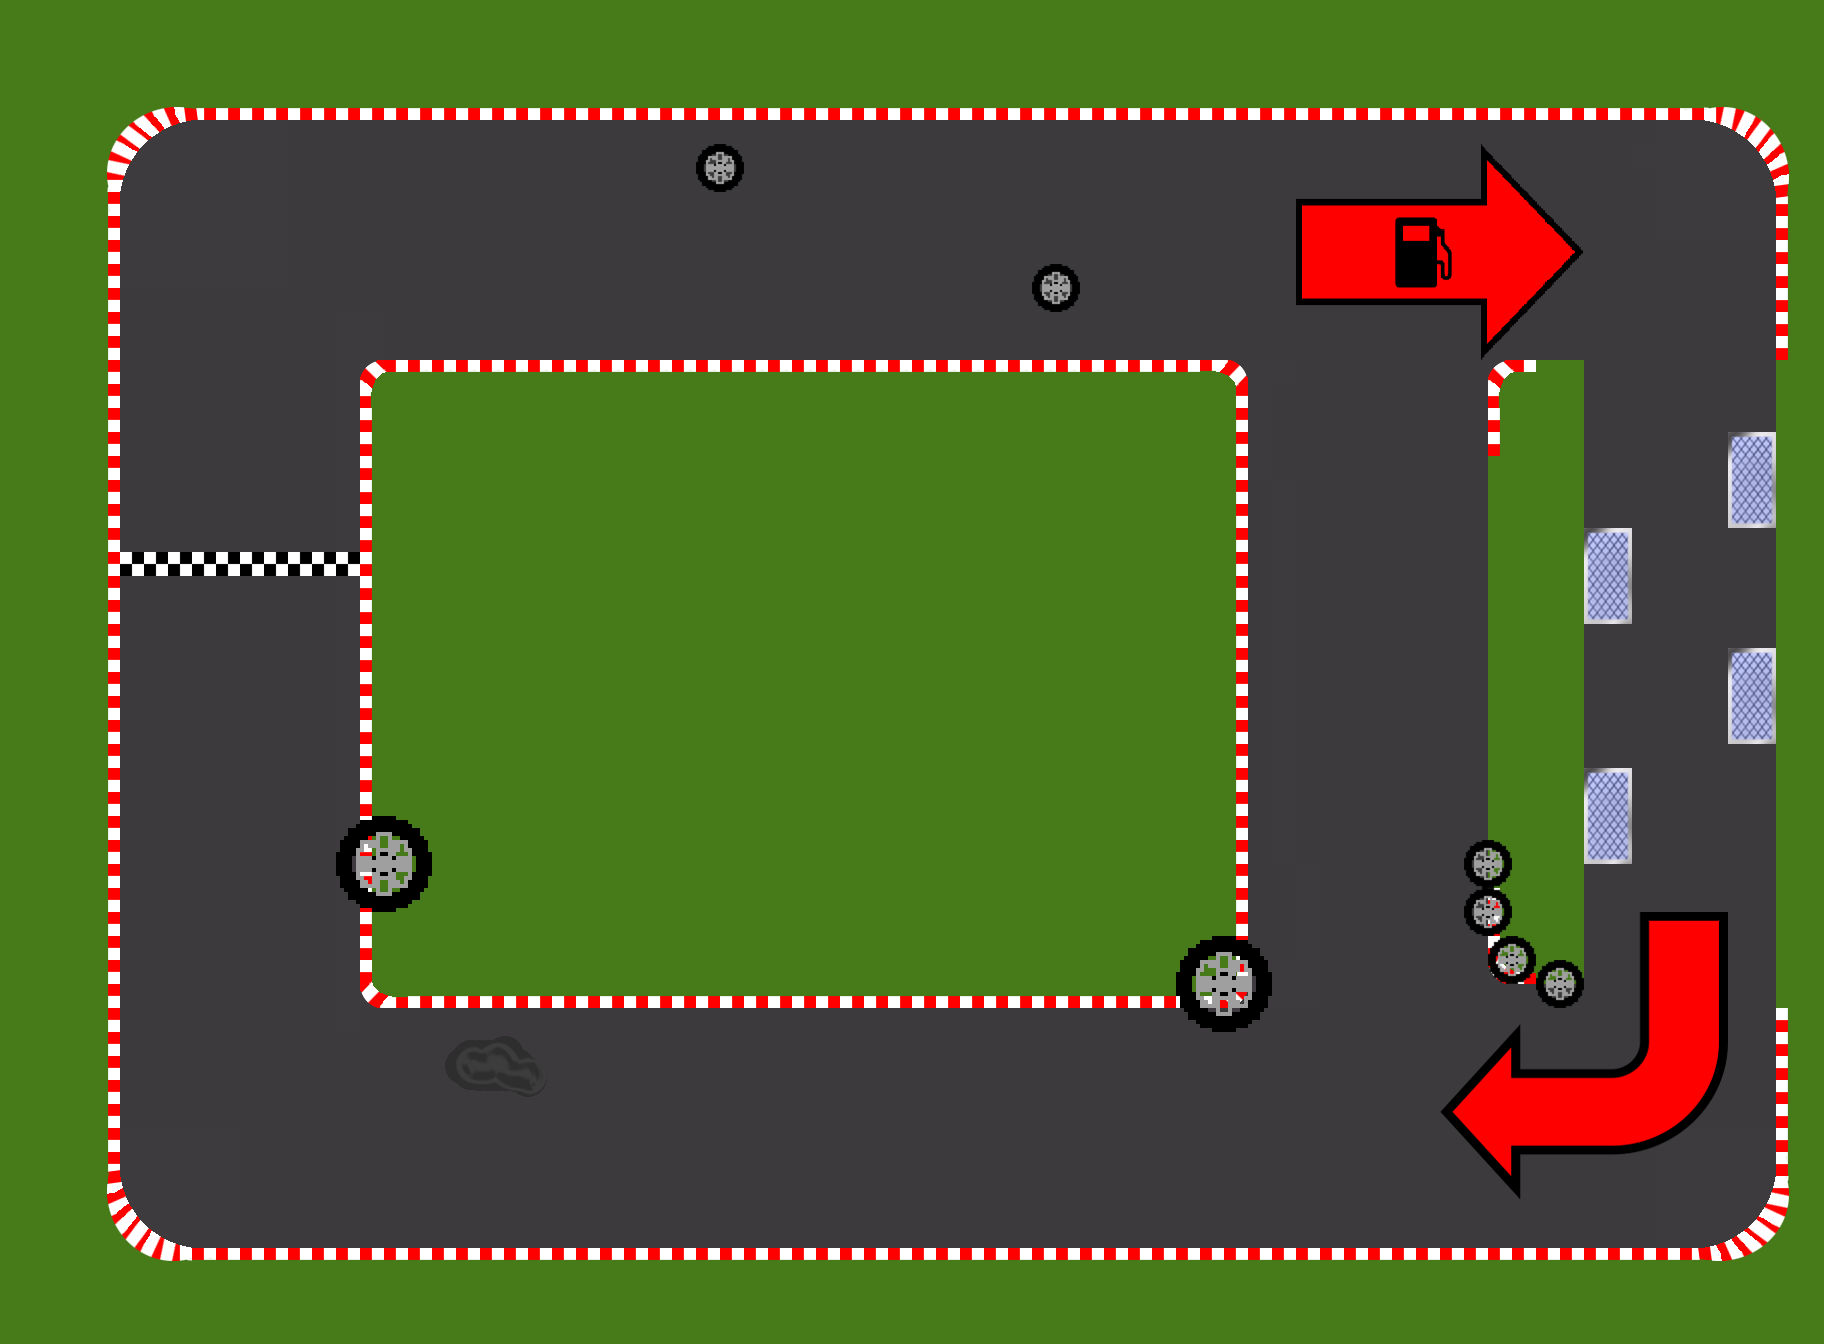

Below is a game level as drawn by its tile map, then a one-line description and the .tmx that defines it (tile-layer data replaced by summaries):
An orthogonal 76x56 tile map with 24x24 px tiles, 6 tile layers (grass, Asphalt road, arrows, tires + oil, ...), 10 tilesets and 1 object.

<map version="1.0" orientation="orthogonal" renderorder="right-down" width="76" height="56" tilewidth="24" tileheight="24" nextobjectid="14">
 <tileset firstgid="1" name="grass_texture" tilewidth="24" tileheight="24" tilecount="64" columns="8">
  <image source="grass_texture.png" width="200" height="200" />
 </tileset>
 <tileset firstgid="65" name="asphalt" tilewidth="24" tileheight="24" tilecount="64" columns="8">
  <image source="asphalt_texture.png" width="200" height="200" />
 </tileset>
 <tileset firstgid="129" name="map1_curves" tilewidth="24" tileheight="24" tilecount="256" columns="16">
  <image source="map1_curves.png" width="384" height="384" />
 </tileset>
 <tileset firstgid="385" name="fuel_arrow" tilewidth="24" tileheight="24" tilecount="108" columns="12">
  <image source="fuel_arrow1.png" width="288" height="216" />
 </tileset>
 <tileset firstgid="493" name="exit_arrow" tilewidth="24" tileheight="24" tilecount="144" columns="12">
  <image source="exit_arrow.png" width="288" height="288" />
 </tileset>
 <tileset firstgid="637" name="BigTire" tilewidth="24" tileheight="24" tilecount="16" columns="4">
  <image source="BigTire.png" width="96" height="96" />
 </tileset>
 <tileset firstgid="653" name="fuel_pad" tilewidth="24" tileheight="24" tilecount="8" columns="2">
  <image source="fuel_pad.png" width="48" height="96" />
 </tileset>
 <tileset firstgid="661" name="oil" tilewidth="24" tileheight="24" tilecount="15" columns="5">
  <image source="oil.png" width="120" height="72" />
 </tileset>
 <tileset firstgid="676" name="Finish Line" tilewidth="24" tileheight="24" tilecount="1" columns="1">
  <image source="Finish Line.png" width="24" height="24" />
 </tileset>
 <tileset firstgid="677" name="Tire" tilewidth="24" tileheight="24" tilecount="4" columns="2">
  <image source="Tire.png" width="48" height="48" />
 </tileset>
 <layer name="grass" width="76" height="56">
  <data>[4256 cells, 4256 non-empty, 1 distinct tile ids]</data>
 </layer>
 <layer name="Asphalt road" width="76" height="56">
  <data>[4256 cells, 3452 non-empty, 201 distinct tile ids]</data>
 </layer>
 <layer name="arrows" width="76" height="56">
  <data>[4256 cells, 252 non-empty, 252 distinct tile ids]</data>
 </layer>
 <layer name="tires + oil" width="76" height="56">
  <data>[4256 cells, 71 non-empty, 35 distinct tile ids]</data>
 </layer>
 <layer name="finish line" width="76" height="56">
  <data>[4256 cells, 10 non-empty, 1 distinct tile ids]</data>
 </layer>
 <layer name="fuel pads" width="76" height="56">
  <data>[4256 cells, 32 non-empty, 8 distinct tile ids]</data>
 </layer>
 <objectgroup name="Object Layer 1" offsetx="-5" offsety="3">
  <object id="13" x="364" y="822">
   <polyline points="0,0 -24.5,19 -26,50 -15,75 12.5,87.5 50.5,78 66,56.5 66,29 50,6.5 30.5,-4 1,0" />
  </object>
 </objectgroup>
</map>
